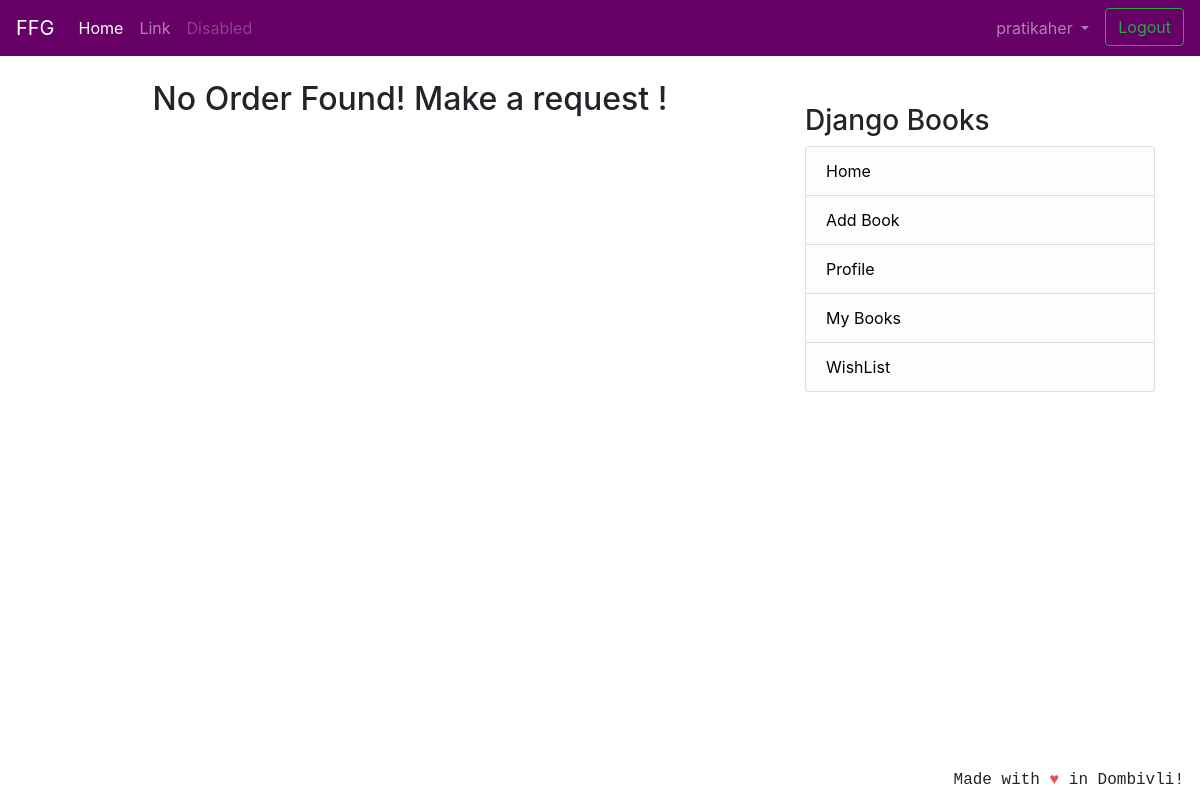
Page /transaction/orders/ (signed in) on the earlier database version.
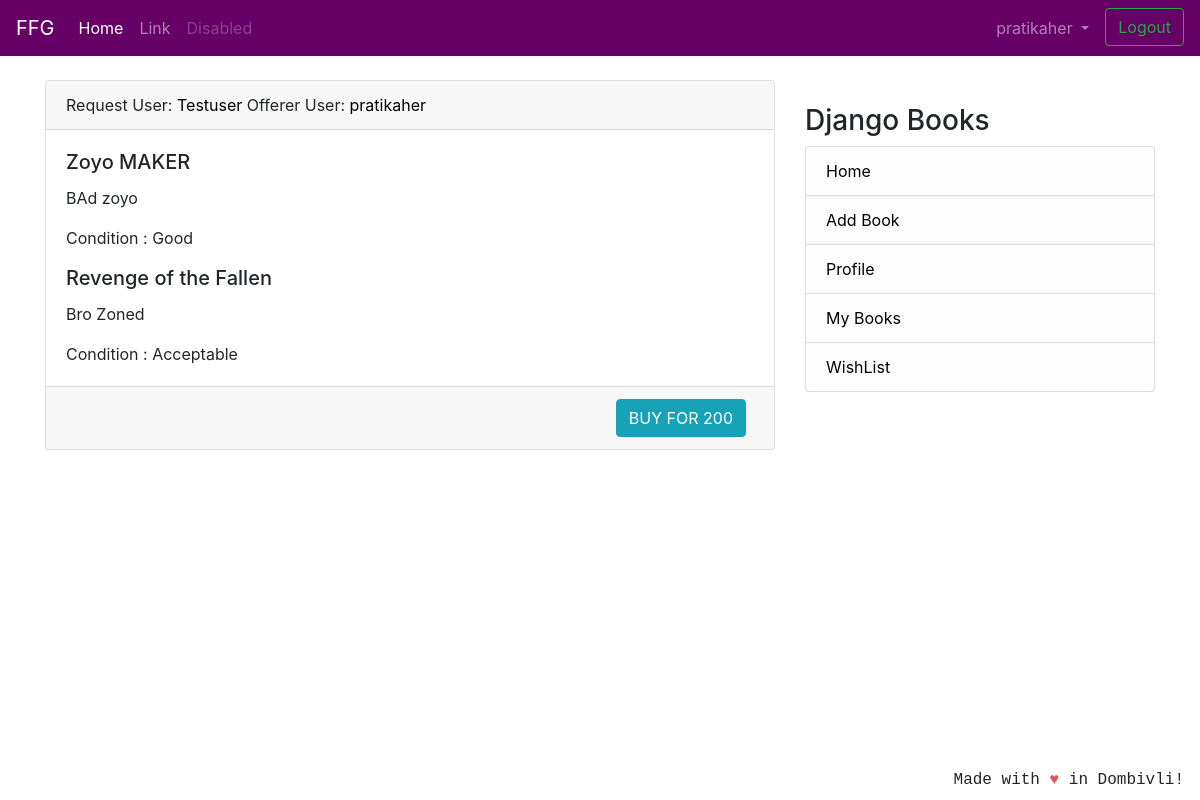
Same page on the later database version.
### coreapp/models.py (models this page shows, shortened)
class Transaction(models.Model):
	requester = models.ForeignKey(User, related_name='requester', on_delete=models.CASCADE)
	offerrer = models.ForeignKey(User, related_name='offerrer', on_delete=models.CASCADE)
	timestamp = models.DateTimeField(auto_now_add=True)
	requester_book = models.ForeignKey(Book, related_name='requested_book_from_user', on_delete=models.CASCADE)
	offerer_book = models.ForeignKey(Book, related_name='offerrer_book_from_user', on_delete=models.CASCADE)

class Book(models.Model):
    user = models.ForeignKey(User, on_delete=models.CASCADE, null=True)
    book_name = models.CharField(max_length=100)
    description = models.CharField(max_length=2000)
    image = models.ImageField(null=True, blank=True, upload_to="book_images/")
    price = models.IntegerField()
    condition = models.CharField(
        max_length=100, choices=CONITION_CHOICES, default='Acceptable')
    created_at = models.DateTimeField(auto_now_add=True)
    class Meta:
        verbose_name = 'Book'
        verbose_name_plural = 'Books'

### transaction/views.py (the view)
# urls.py: path('orders/', views.TransactionListView.as_view(), name='orders_entries'),
class TransactionListView(LoginRequiredMixin, generic.ListView):
    model = Transaction
    template_name = 'transaction_order.html'
    context_object_name = 'orders'
    def get_queryset(self):
        return Transaction.objects.filter(offerrer=self.request.user).order_by('timestamp')

### templates/transaction_order.html (shortened to what this page needs)
{% extends 'base.html' %}
{% block content %}
{% if orders %}
{% for order in orders %}
<div class="card text-left">
    <div class="card-header">
        Request User: <a style="color:black">{{ order.requester }}</a>
        Offerer User: <a style="color:black">{{ order.offerrer }}</a>
    </div>
    <div class="card-body">
        <h5 class="card-title">{{ order.requester_book.book_name }}</h5>
        <p class="card-text">{{ order.requester_book.description }}</p>
        <p class="card-text">Condition : {{ order.requester_book.condition }} </p>
        <h5 class="card-title">{{ order.offerer_book.book_name }}</h5>
        <p class="card-text">{{ order.offerer_book.description }}</p>
        <p class="card-text">Condition : {{ order.offerer_book.condition }} </p>
    </div>
    <div class="card-footer text-mutxed">
        <a href="#" class="mr-2 btn btn-info float-right">BUY FOR {{ order.requester_book.price }}</a>
    </div>
</div>
{% endfor %}
{% else %}
<h2 align="center">No Order Found! Make a request !</h2>
{% endif %}
{% endblock %}

Differences in the rows shown:
added Transaction: requester "Testuser", offerrer "pratikaher", requester_book.book_name "Zoyo MAKER", requester_book.description "BAd zoyo", requester_book.condition "Good", offerer_book.book_name "Revenge of the Fallen", offerer_book.description "Bro Zoned", offerer_book.condition "Acceptable", requester_book.price "200"
Other differences:
text no longer shown: "No Order Found! Make a request !"
